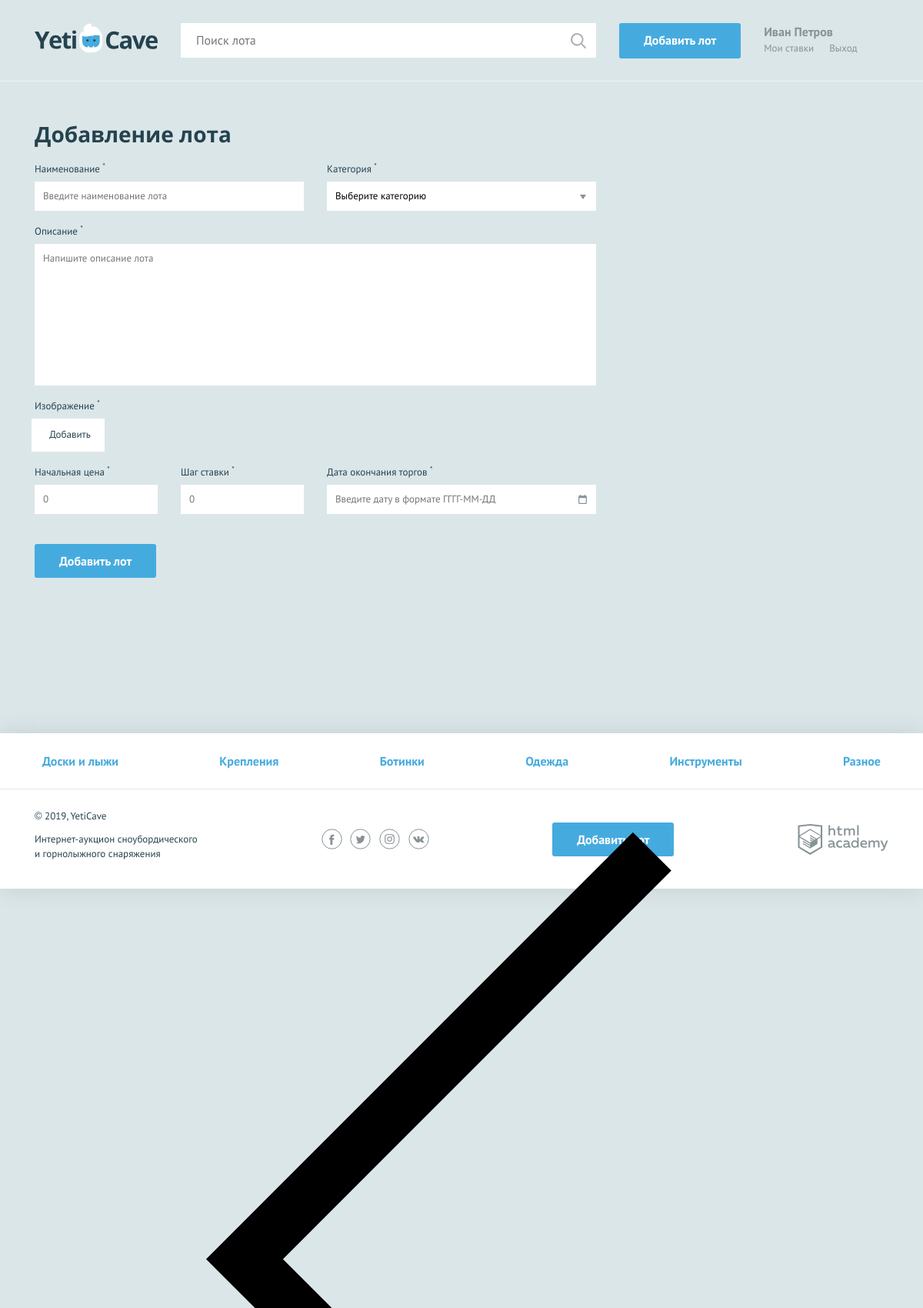
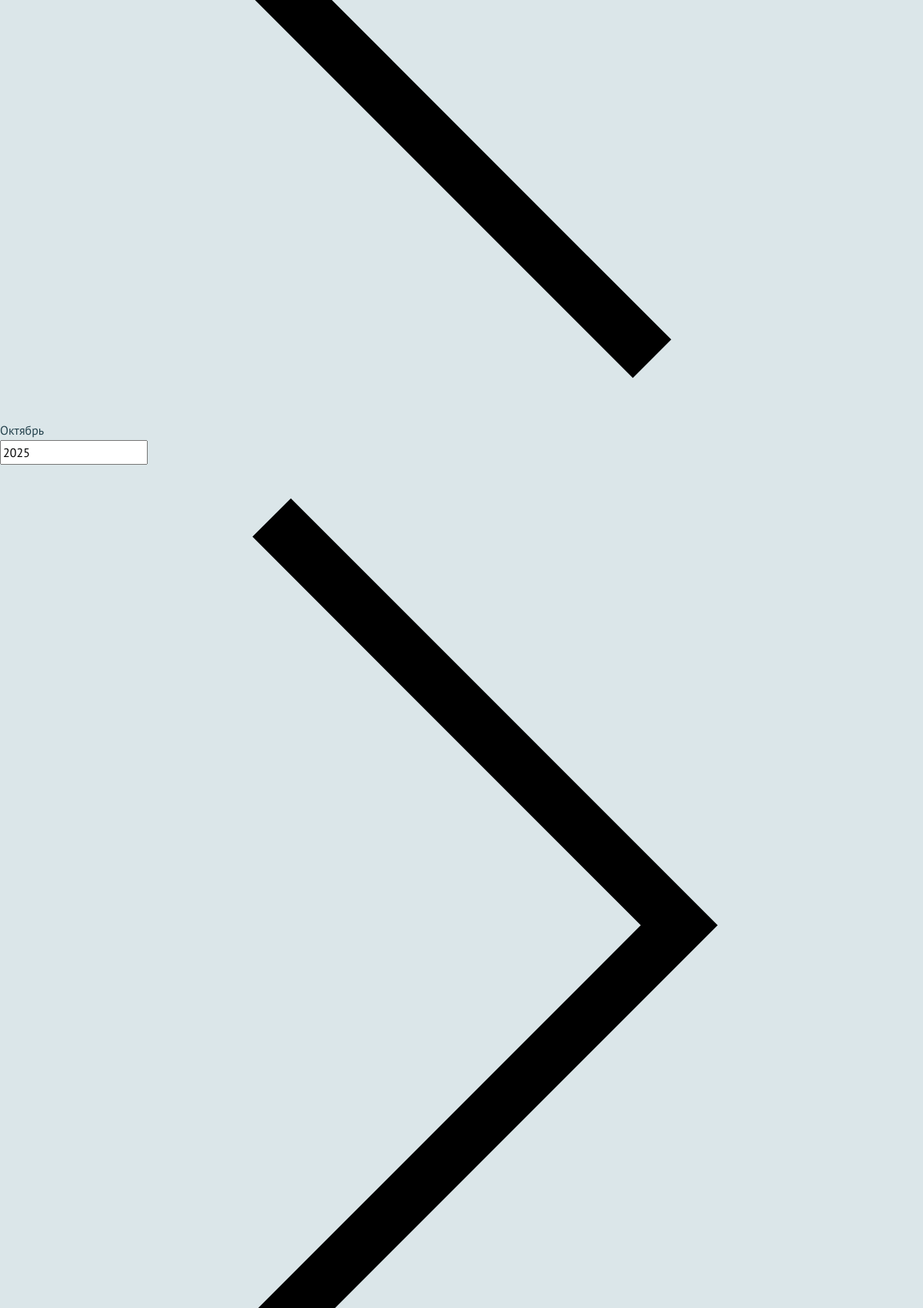
The page /add.php (signed in, upper part) on the database its author committed (2 pictures, top to bottom).
### tables this page shows
CREATE TABLE categories (
	id INT PRIMARY KEY AUTO_INCREMENT,
	title VARCHAR(100),
  symbol_code VARCHAR(50) UNIQUE
);

### helpers.php (called while the page is built, shortened)
<?php
function include_template($name, array $data = []) {
    $name = 'templates/' . $name;
    extract($data);
    require $name;
    $result = ob_get_clean();
    return $result;
}
function getPostVal($name) {
    return $_POST[$name] ?? "";
}

### templates/add-template.php (the view, shortened to what this page needs)
<form class="form form--add-lot<?= ($_SERVER['REQUEST_METHOD'] === 'POST' && !empty($errors)) ? ' form--invalid' : '' ?>" action="add.php" method="post" enctype="multipart/form-data">
    <h2>Добавление лота</h2>
    <div class="form__container-two">
        <div class="form__item<?= ($_SERVER['REQUEST_METHOD'] === 'POST' && isset($errors['lot-name'])) ? ' form__item--invalid' : '' ?>">
            <label for="lot-name">Наименование <sup>*</sup></label>
            <input id="lot-name" type="text" name="lot-name" placeholder="Введите наименование лота" value="<?= htmlspecialchars(getPostVal('lot-name')) ?>">
        </div>
        <div class="form__item<?= ($_SERVER['REQUEST_METHOD'] === 'POST' && isset($errors['category'])) ? ' form__item--invalid' : '' ?>">
            <label for="category">Категория <sup>*</sup></label>
            <select id="category" name="category">
                <option value="">Выберите категорию</option>
            </select>
        </div>
    </div>
    <div class="form__item form__item--wide<?= ($_SERVER['REQUEST_METHOD'] === 'POST' && isset($errors['message'])) ? ' form__item--invalid' : '' ?>">
        <label for="message">Описание <sup>*</sup></label>
        <textarea id="message" name="message" placeholder="Напишите описание лота"><?= htmlspecialchars(getPostVal('message')) ?></textarea>
    </div>
    <div class="form__item form__item--file<?= ($_SERVER['REQUEST_METHOD'] === 'POST' && isset($errors['image'])) ? ' form__item--invalid' : '' ?>">
        <label>Изображение <sup>*</sup></label>
        <div class="form__input-file">
            <label for="lot-img">Добавить</label>
        </div>
    </div>
    <div class="form__container-three">
        <div class="form__item form__item--small<?= ($_SERVER['REQUEST_METHOD'] === 'POST' && isset($errors['lot-rate'])) ? ' form__item--invalid' : '' ?>">
            <label for="lot-rate">Начальная цена <sup>*</sup></label>
            <input id="lot-rate" type="text" name="lot-rate" placeholder="0" value="<?= htmlspecialchars(getPostVal('lot-rate')) ?>">
        </div>
        <div class="form__item form__item--small<?= ($_SERVER['REQUEST_METHOD'] === 'POST' && isset($errors['lot-step'])) ? ' form__item--invalid' : '' ?>">
            <label for="lot-step">Шаг ставки <sup>*</sup></label>
            <input id="lot-step" type="text" name="lot-step" placeholder="0" value="<?= htmlspecialchars(getPostVal('lot-step')) ?>">
        </div>
        <div class="form__item <?= ($_SERVER['REQUEST_METHOD'] === 'POST' && isset($errors['lot-date'])) ? ' form__item--invalid' : '' ?>">
            <label for="lot-date">Дата окончания торгов <sup>*</sup></label>
            <input class="form__input-date" id="lot-date" type="text" name="lot-date" placeholder="Введите дату в формате ГГГГ-ММ-ДД" value="<?= htmlspecialchars(getPostVal('lot-date')) ?>">
        </div>
    </div>
    <button type="submit" class="button">Добавить лот</button>
</form>

### templates/layout.php (shortened to what this page needs)
<?php
$isAuth = isset($_SESSION['user']);
if ($isAuth && isset($_SESSION['user']['name'])) {
    $userName = htmlspecialchars($_SESSION['user']['name']);
} else {
    $userName = '';
}
?>
<!DOCTYPE html>
<html lang="ru">
<head>
    <link href="../css/normalize.min.css" rel="stylesheet">
    <link href="../css/style.css" rel="stylesheet">
</head>
<body>
    <div class="page-wrapper">
        <header class="main-header">
            <div class="main-header__container container">
                <a class="main-header__logo">
                    <img src="../img/logo.svg" width="160" height="39" alt="Логотип компании YetiCave">
                </a>
                <form class="main-header__search" method="get" action="https://echo.htmlacademy.ru" autocomplete="off">
                    <input type="search" name="search" placeholder="Поиск лота">
                    <input class="main-header__search-btn" type="submit" name="find" value="Найти">
                </form>
                <?php if ($isAuth): ?><a class="main-header__add-lot button" href="add.php">Добавить лот</a>
                    <nav class="user-menu">
                        <div class="user-menu__logged">
                            <p><?= htmlspecialchars($userName) ?></p>
                            <a class="user-menu__bets" href="pages/my-bets.html">Мои ставки</a>
                            <a class="user-menu__logout" href="logout.php">Выход</a>
                        </div>
                    <?php endif; ?>
                </nav>
            </div>
        </header>
        <main class="container"> <?= $pageContent ?></main>
        <footer class="main-footer">
            <nav class="nav">
                <ul class="nav__list container">
                    <?php foreach ($categories as $category): ?>
                        <li class="nav__item">
                            <a href="pages/all-lots.html"><?= htmlspecialchars($category['title']) ?></a>
                        </li>
                    <?php endforeach; ?>
                </ul>
            </nav>
            <div class="main-footer__bottom container">
                <div class="main-footer__copyright">
                    <p>© 2019, YetiCave</p>
                    <p>Интернет-аукцион сноубордического и горнолыжного снаряжения</p>
                </div>
                <div class="main-footer__social social">
                    <a class="social__link social__link--facebook" href="#">
                    </a>
                    <a class="social__link social__link--twitter" href="#">
                    </a>
                    <a class="social__link social__link--instagram" href="#">
                    </a>
                    <a class="social__link social__link--vkontakte" href="#">
                    </a>
                </div>
                <a class="main-footer__add-lot button" href="add.php">Добавить лот</a>
                <div class="main-footer__developed-by">
                    <a class="logo-academy" href="https://htmlacademy.ru/intensive/php">
                    </a>
                </div>
            </div>
        </footer>
</body>
</html>

### rows shown on the page
categories: title "Доски и лыжи"
categories: title "Крепления"
categories: title "Ботинки"
categories: title "Одежда"
categories: title "Инструменты"
categories: title "Разное"

### other values the page prints
$userName "Иван Петров"
